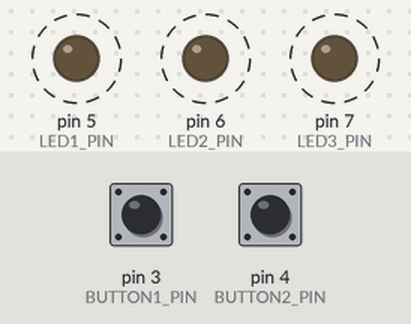
A sketch run on a simulated Arduino Uno, built with avr-gcc and run on an emulated ATmega328P. Parts: output pins drawn as LEDs (lit = HIGH). Dashed ring = blinking. The test bench sets the inputs (shaded band); at power-on: pin 3 (BUTTON1_PIN) HIGH, pin 4 (BUTTON2_PIN) HIGH.

Above: at 1.2 s.
1.3 s: pin 3 (BUTTON1_PIN) pulled LOW for 0.15 s
At 4.21 s:
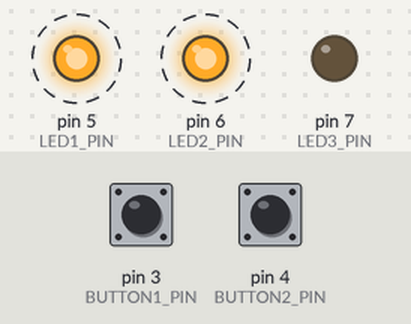
4.3 s: pin 3 (BUTTON1_PIN) pulled LOW for 1 s
At 4.51 s:
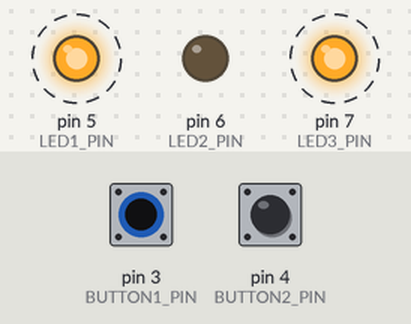
7.3 s: pin 4 (BUTTON2_PIN) pulled LOW for 0.15 s
At 7.3 s:
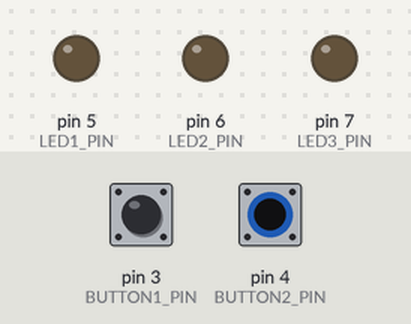
8.9 s: pin 3 (BUTTON1_PIN) pulled LOW for 0.15 s
At 9.11 s:
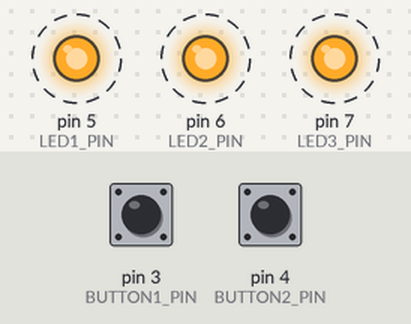
11.9 s: pin 4 (BUTTON2_PIN) pulled LOW for 1 s
At 12.8 s:
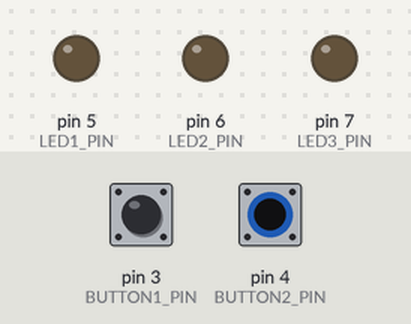
14.4 s: pin 3 (BUTTON1_PIN) pulled LOW for 3.2 s
At 14.61 s:
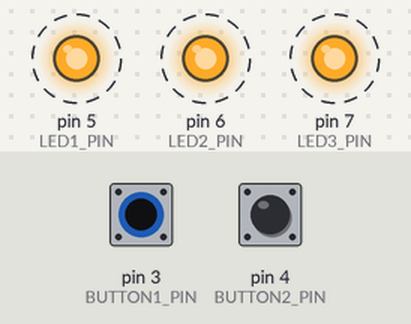
Timing chart, 0 to 20.1 s (numbered marks = the images above; inputs shaded):
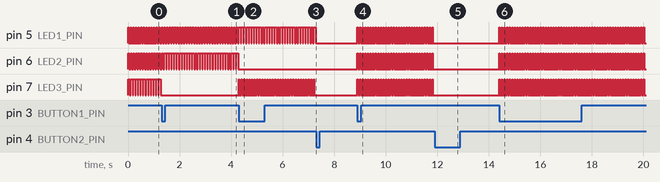

The sketch:

Duty_cycle.ino
```cpp
#include <TimerOne.h>

#define LED1_PIN 5 // LED1의 연결 핀 번호
#define LED2_PIN 6 // LED2의 연결 핀 번호
#define LED3_PIN 7 // LED3의 연결 핀 번호

#define BUTTON1_PIN 3 // 버튼1의 연결 핀 번호
#define BUTTON2_PIN 4 // 버튼2의 연결 핀 번호

int led1_dutyCycle = 25; // LED1 듀티 사이클 (%)
int led2_dutyCycle = 50; // LED2 듀티 사이클 (%)
int led3_dutyCycle = 75; // LED3 듀티 사이클 (%)

int led1_counter = 0; // LED1 카운터
int led2_counter = 0; // LED2 카운터
int led3_counter = 0; // LED3 카운터

boolean button1_state = HIGH; // 버튼1 상태
boolean button2_state = HIGH; // 버튼2 상태

void setup() {
  pinMode(LED1_PIN, OUTPUT); // LED1 핀을 출력 모드로 설정
  pinMode(LED2_PIN, OUTPUT); // LED2 핀을 출력 모드로 설정
  pinMode(LED3_PIN, OUTPUT); // LED3 핀을 출력 모드로 설정
  pinMode(BUTTON1_PIN, INPUT_PULLUP); // 버튼1 핀을 풀업 입력 모드로 설정
  pinMode(BUTTON2_PIN, INPUT_PULLUP); // 버튼2 핀을 풀업 입력 모드로 설정

  Timer1.initialize(1000); // Timer1을 1ms 간격으로 초기화
  Timer1.attachInterrupt(timerISR); // Timer1 인터럽트에 timerISR 함수를 연결
}

void loop() {
  // 버튼1 읽기
  boolean button1_prev_state = button1_state;
  button1_state = digitalRead(BUTTON1_PIN);
  if (button1_state == LOW && button1_prev_state == HIGH) {
    // 버튼1이 눌렸을 때
    led1_dutyCycle = (led1_dutyCycle + 25) % 100; // LED1 듀티 사이클 변경
    led2_dutyCycle = (led2_dutyCycle + 25) % 100;
    led3_dutyCycle = (led3_dutyCycle + 25) % 100;
  }

  // 버튼2 읽기
  boolean button2_prev_state = button2_state;
  button2_state = digitalRead(BUTTON2_PIN);
  if (button2_state == LOW && button2_prev_state == HIGH) {
    // 버튼2가 눌렸을 때
    led1_dutyCycle = 0; // LED1 듀티 사이클 0으로 변경
    led2_dutyCycle = 0; // LED2 듀티 사이클 0으로 변경
    led3_dutyCycle = 0; // LED3 듀이 사이클 0으로 변경
  }
}

void timerISR() {
  led1_counter++;
  led2_counter++;
  led3_counter++;

  // LED1 제어
  if (led1_counter <= led1_dutyCycle) {
    digitalWrite(LED1_PIN, HIGH);
  } else {
    digitalWrite(LED1_PIN, LOW);
  }

  // LED2 제어
  if (led2_counter <= led2_dutyCycle) {
    digitalWrite(LED2_PIN, HIGH);
  } else {
    digitalWrite(LED2_PIN, LOW);
  }

  // LED3 제어
  if (led3_counter <= led3_dutyCycle) {
    digitalWrite(LED3_PIN, HIGH);
  } else {
    digitalWrite(LED3_PIN, LOW);
  }

  // LED1, LED2, LED3 카운터 초기화
  if (led1_counter >= 100) {
    led1_counter = 0;
  }
  if (led2_counter >= 100) {
    led2_counter = 0;
  }
  if (led3_counter >= 100) {
    led3_counter = 0;
  }
}
```

Measured:
- after the input at 1.3 s, pin 7 (LED3_PIN): stops changing and stays LOW
- after the input at 4.3 s, pin 6 (LED2_PIN): stops changing and stays LOW; pin 7 (LED3_PIN): alternates HIGH for 0.03 s and LOW for 0.07 s, starting at once
- after the input at 7.3 s, pin 5 (LED1_PIN), pin 7 (LED3_PIN): stops changing and stays LOW
- after the input at 8.9 s, pin 5 (LED1_PIN), pin 6 (LED2_PIN), pin 7 (LED3_PIN): alternates HIGH for 0.03 s and LOW for 0.07 s, starting at once
- after the input at 11.9 s, pin 5 (LED1_PIN), pin 6 (LED2_PIN), pin 7 (LED3_PIN): stops changing and stays LOW
- after the input at 14.4 s, pin 5 (LED1_PIN), pin 6 (LED2_PIN), pin 7 (LED3_PIN): alternates HIGH for 0.03 s and LOW for 0.07 s, starting at once
- by itself, pin 5 (LED1_PIN): alternates HIGH for 0.07 s and LOW for 0.03 s
- by itself, pin 6 (LED2_PIN), pin 7 (LED3_PIN): alternates HIGH for 0.08 s and LOW for 0.03 s
